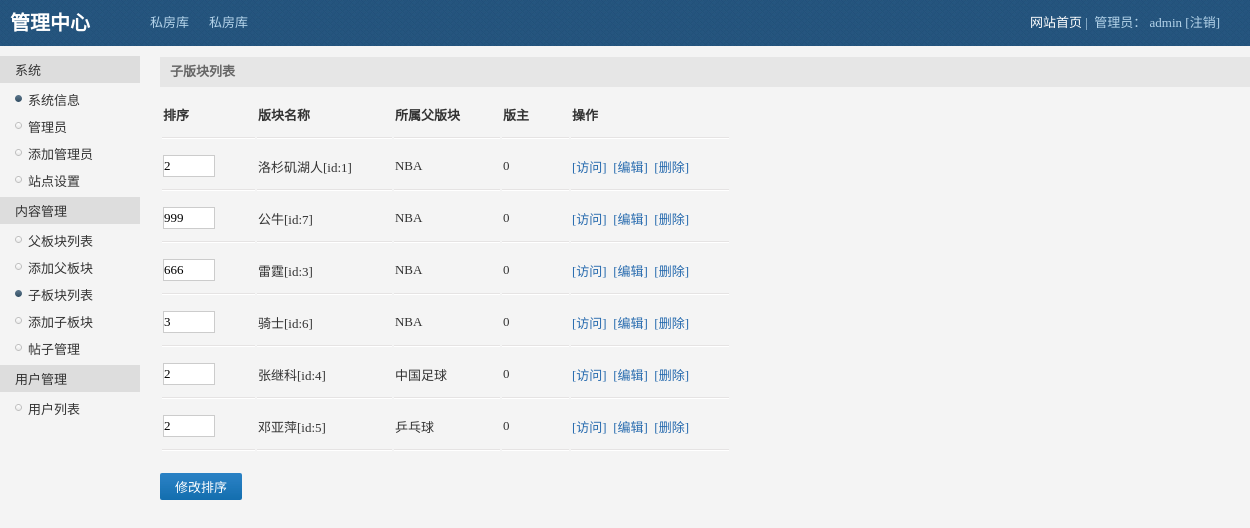
Page /admin/son_module.php on the committed database.
### tables this page shows
CREATE TABLE IF NOT EXISTS `sfk_father_module` (
  `id` int(10) unsigned NOT NULL AUTO_INCREMENT,
  `module_name` varchar(66) NOT NULL,
  `sort` int(11) NOT NULL DEFAULT '0',
  PRIMARY KEY (`id`)
);

CREATE TABLE IF NOT EXISTS `sfk_son_module` (
  `id` int(255) unsigned NOT NULL AUTO_INCREMENT,
  `father_module_id` int(10) unsigned NOT NULL DEFAULT '1',
  `module_name` varchar(66) DEFAULT NULL,
  `info` varchar(255) DEFAULT NULL,
  `member_id` int(10) unsigned DEFAULT '0',
  `sort` int(10) unsigned DEFAULT '0',
  PRIMARY KEY (`id`)
);

### inc/mysql.inc.php (called while the page is built, shortened)
<?php
function execute($link,$query){
    $result=mysqli_query($link,$query);
    return $result;
}
?>

### admin/son_module.php (the view, shortened to what this page needs)
<?php
include_once '../inc/mysql.inc.php';
$link=connect();
?>
<?php include "inc/header.inc.php"?>
<div id="main">
    <div class="title">子版块列表</div>
    <form method="post">
    <table class="list">
        <tr>
            <th>排序</th>
            <th>版块名称</th>
            <th>所属父版块</th>
            <th>版主</th>
            <th>操作</th>
        </tr>
        <?php
            $query="select ssm.id,ssm.sort,ssm.module_name,sfm.module_name father_module_name,ssm.member_id from sfk_father_module sfm,sfk_son_module ssm where ssm.father_module_id=sfm.id order by sfm.id";
            $result=execute($link,$query);
            while ($data=mysqli_fetch_assoc($result)){
                $url=urlencode("son_module_delete.php?id={$data['id']}");
                $return_url=urlencode($_SERVER['REQUEST_URI']);
                $message="你真的要删除子版块{$data['module_name']}吗？";
                $delete_url="confirm.php?url={$url}&return_url={$return_url}&message={$message}";
$html=<<<TR
        <tr>
        <td><input class="sort" type="text" name="sort[{$data['id']}]" value="{$data['sort']}"/></td>
        <td>{$data['module_name']}[id:{$data['id']}]</td>
        <td>{$data['father_module_name']}</td>
        <td>{$data['member_id']}</td>
        <td><a href="#">[访问]</a>&nbsp;&nbsp;<a href="son_module_update.php?id={$data['id']}">[编辑]</a>&nbsp;&nbsp;<a href="$delete_url">[删除]</a></td>
        </tr>
TR;
                echo $html;
            }
        ?>
    </table>
    <input style="margin-top: 20px;cursor: pointer" type="submit" name="submit" value="修改排序" class="btn">
    </form>
</div>
<?php include "inc/footer.inc.php"?>

### admin/style/public.css (style rules this page uses)
body,div,ul,ol,li,dl,dt,dd,h1,h2,h3,h4,h5,h6,form,input,textarea,p { margin:0px; padding:0px; font-size:13px; font-family:Tahoma; }
a { text-decoration:none; }
body { background:#f4f4f4; color:#333; }
#main { width:90%; margin:57px 0 0 160px; }
#main .title { width:100%; height:30px; line-height:30px; text-indent:10px; background:#e6e6e6; color:#666; font-weight:bold; }
#main a { color:#266aae; }
input { border:1px solid #ccc; }
input.sort { width:50px; height:20px; }
input.btn { border-radius:2px; color: #fff; font-family: inherit; padding:4px 15px; text-align: center; background:url(btn.png) 0 -120px #1b75b6; border:0px; }
table.list tr { height:50px; background:url(hr.png) 0px bottom repeat-x; }
table.list tr th { padding-right:40px; text-align:left; }
table.list tr td { padding-right:40px; text-align:left; }

### rows in the picture
sfk_father_module: sort "2", sfk_son_module.module_name "洛杉矶湖人", sfk_son_module.id "1", module_name "NBA", sfk_son_module.member_id "0", sort "999", sfk_son_module.module_name "公牛", sfk_son_module.id "7", sort "666", sfk_son_module.module_name "雷霆", sfk_son_module.id "3", sort "3", sfk_son_module.module_name "骑士", sfk_son_module.id "6"
sfk_father_module: sort "2", sfk_son_module.module_name "张继科", sfk_son_module.id "4", module_name "中国足球", sfk_son_module.member_id "0"
sfk_father_module: sort "2", sfk_son_module.module_name "邓亚萍", sfk_son_module.id "5", module_name "乒乓球", sfk_son_module.member_id "0"
